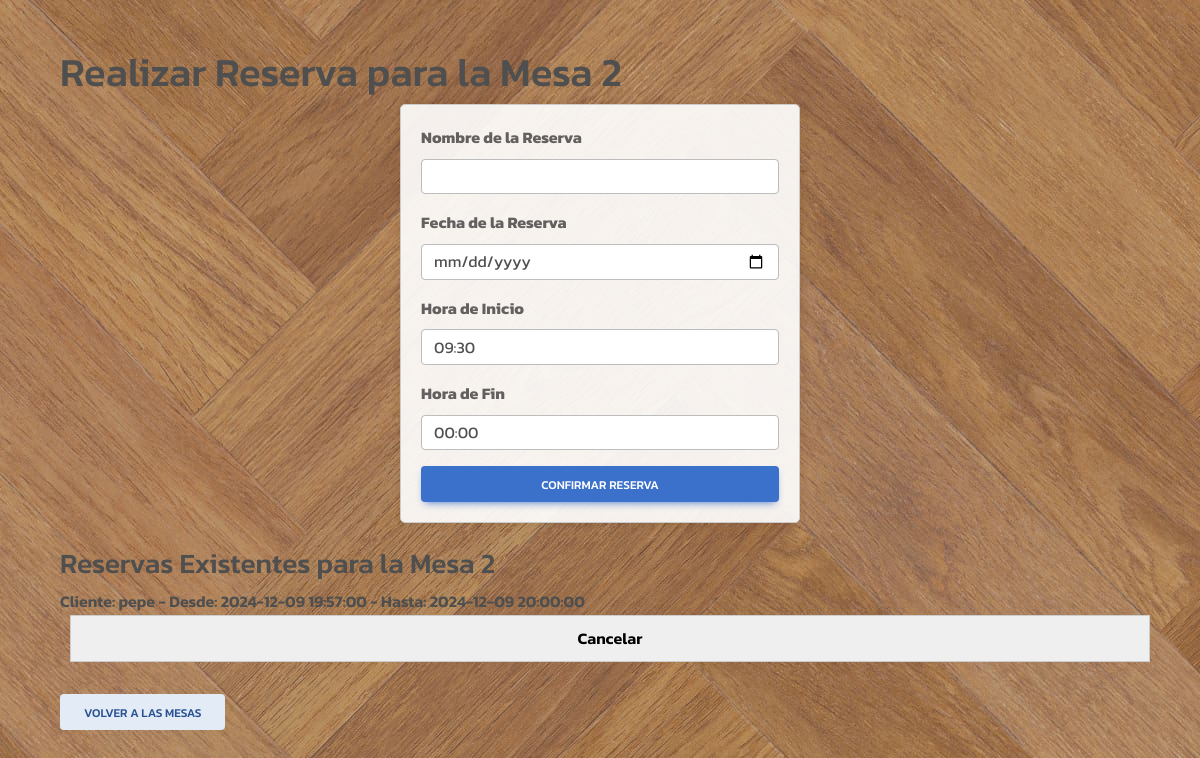
Page /Manager/reservar.php?id_mesa=2&id_sala=1 (signed in) on the committed database.
### tables this page shows
CREATE TABLE IF NOT EXISTS `reservas` (
  `id_reserva` int NOT NULL AUTO_INCREMENT,
  `id_mesa` int NOT NULL,
  `nombre_cliente` varchar(100) NOT NULL,
  `hora_reserva` datetime NOT NULL,
  `hora_fin` datetime NOT NULL,
  `fecha_reserva` timestamp NULL DEFAULT CURRENT_TIMESTAMP,
  `camarero_id` int NOT NULL,
  PRIMARY KEY (`id_reserva`),
  KEY `fk_mesa` (`id_mesa`),
  KEY `fk_camarero` (`camarero_id`)
);

### Manager/reservar.php (the view, shortened to what this page needs)
<?php
include_once('../conexion.php');
$id_mesa = isset($_GET['id_mesa']) ? (int)$_GET['id_mesa'] : 0;
$id_sala = isset($_GET['id_sala']) ? (int)$_GET['id_sala'] : 0;
?>
<!DOCTYPE html>
<html lang="es">
<head>
    <link rel="stylesheet" href="../CSS/styles.css">
    <link href="https://cdnjs.cloudflare.com/ajax/libs/mdb-ui-kit/6.0.0/mdb.min.css" rel="stylesheet">
</head>
<body id="bodyGen" onload="updateHourOptions()">
    <div class="container">
        <h1>Realizar Reserva para la Mesa <?php echo htmlspecialchars($id_mesa); ?></h1>
        <form method="POST">
            <div class="mb-3">
                <label for="nombre_reserva" class="form-label">Nombre de la Reserva</label>
                <input type="text" class="form-control" id="nombre_reserva" name="nombre_reserva">
            </div>
            <div class="mb-3">
                <label for="fecha_reserva" class="form-label">Fecha de la Reserva</label>
                <input type="date" class="form-control" id="fecha_reserva" name="fecha_reserva" min="<?php echo date('Y-m-d'); ?>" onchange="updateHourOptions()" onkeydown="return false;">
            </div>
            <div class="mb-3">
                <label for="hora_inicio" class="form-label">Hora de Inicio</label>
                <select class="form-control" id="hora_inicio" name="hora_inicio">
                    <?php
                    for ($h = 9; $h <= 23; $h++) {
                        for ($m = 0; $m < 60; $m += 30) {
                            if ($h === 9 && $m < 30) continue;
                            $hora = sprintf('%02d:%02d', $h, $m);
                            echo '<option value="' . $hora . '">' . $hora . '</option>';
                        }
                    }
                    ?>
                </select>
            </div>
            <div class="mb-3">
                <label for="hora_fin" class="form-label">Hora de Fin</label>
                <select class="form-control" id="hora_fin" name="hora_fin">
                    <?php
                    for ($h = 0; $h < 24; $h++) {
                        for ($m = 0; $m < 60; $m += 30) {
                            $hora = sprintf('%02d:%02d', $h, $m);
                            echo '<option value="' . $hora . '">' . $hora . '</option>';
                        }
                    }
                    ?>
                </select>
            </div>
            <button type="submit" class="btn btn-primary">Confirmar Reserva</button>
        </form>
        <div class="reservas-existentes mt-4">
            <h3>Reservas Existentes para la Mesa <?php echo htmlspecialchars($id_mesa); ?></h3>
            <?php
            $stmt = $con->prepare("SELECT id_reserva, nombre_cliente, hora_reserva, hora_fin FROM reservas WHERE id_mesa = :id_mesa ORDER BY hora_reserva");
            $stmt->execute(['id_mesa' => $id_mesa]);
            $reservas = $stmt->fetchAll(PDO::FETCH_ASSOC);
            if ($reservas) {
                echo '<ul>';
                foreach ($reservas as $reserva) {
                    echo '<li>';
                    echo 'Cliente: ' . htmlspecialchars($reserva['nombre_cliente']) . ' - ';
                    echo 'Desde: ' . htmlspecialchars($reserva['hora_reserva']) . ' - ';
                    echo 'Hasta: ' . htmlspecialchars($reserva['hora_fin']);
                    echo ' <button onclick="cancelarReserva(' . htmlspecialchars($reserva['id_reserva']) . ')" class="btn-cancelar btn-sm">Cancelar</button>';
                    echo '</li>';
                }
                echo '</ul>';
            } else {
                echo '<p>No hay reservas para esta mesa.</p>';
            }
            ?>
        </div>
        <a href="mostrar_mesas.php?id_sala=<?php echo $id_sala; ?>" class="btn btn-secondary mt-3">Volver a las Mesas</a>
    </div>
</body>
</html>

### CSS/styles.css (style rules this page uses)
* { margin: 0; box-sizing: border-box; font-family: "Kanit", sans-serif; font-weight: 600; font-style: normal; }
#bodyGen { background-image: url('../img/FondoMan.jpg'); margin: 6vh; }
form { max-width: 400px; margin: auto; border: 1px solid #ccc; padding: 20px; border-radius: 5px; box-shadow: 0 0 10px rgba(0, 0, 0, 0.1); background-color: rgba(255, 255, 255, 0.9); }
label { display: block; margin-bottom: 8px; font-weight: bold; }
input, select, button { width: 100%; padding: 10px; margin-bottom: 15px; border: 1px solid #ccc; border-radius: 5px; box-sizing: border-box; }

### Manager/reservar.php (style rules this page uses)
.reservas-existentes ul { list-style-type: none; padding: 0; }
.reservas-existentes li { margin-bottom: 10px; }
.reservas-existentes button { margin-left: 10px; }

### rows in the picture
reservas: nombre_cliente "pepe", hora_reserva "2024-12-09 19:57:00", hora_fin "2024-12-09 20:00:00"

### other values in the picture
$id_mesa "2"
form field hora_inicio "09:30"
form field hora_fin "00:00"
